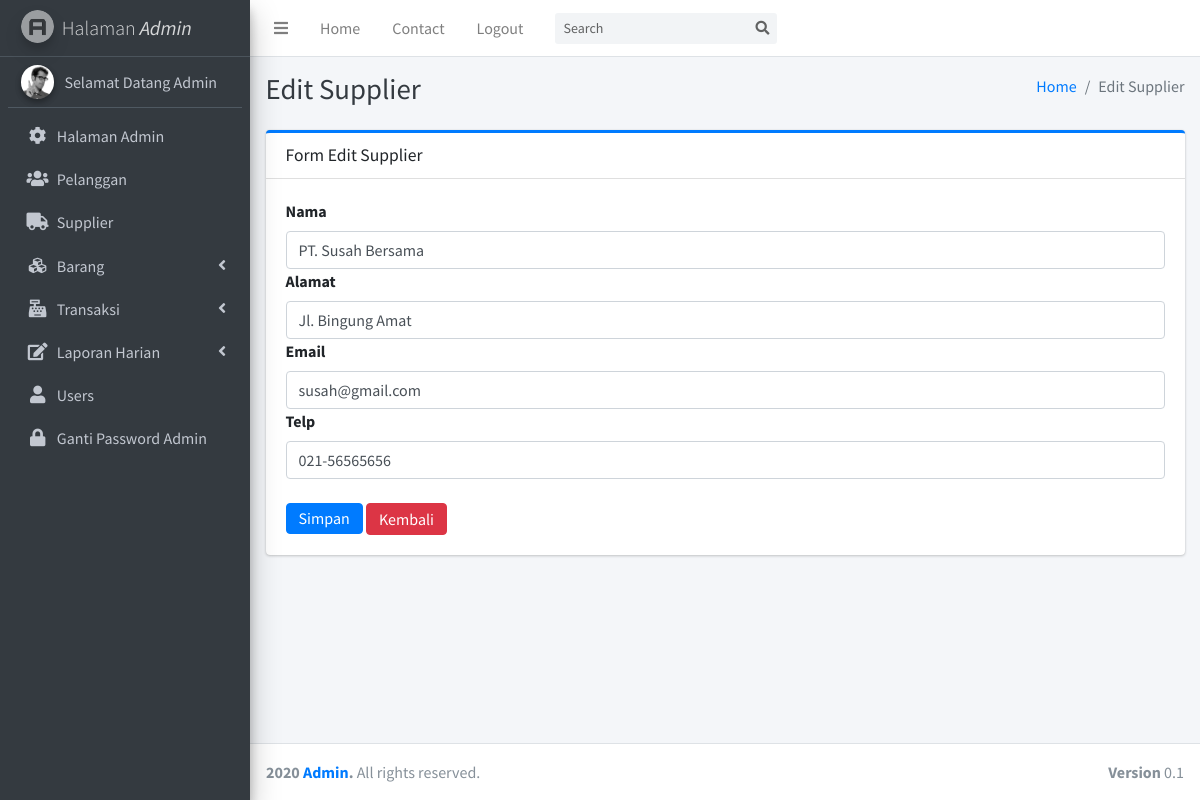
The app's page /index.php?page=edit_supplier&id=1 (signed in) with its own data.
### tables this page shows
CREATE TABLE `supplier` (
  `id` int(11) NOT NULL,
  `nama_supplier` varchar(50) NOT NULL,
  `alamat` varchar(50) NOT NULL,
  `email` varchar(50) NOT NULL,
  `telp` varchar(50) NOT NULL
);

### page/edit_supplier.php (the view, shortened to what this page needs)
<div class="content-wrapper">
  <div class="content-header">
    <div class="container-fluid">
      <div class="row mb-2">
        <div class="col-sm-6">
          <h1 class="m-0 text-dark">Edit Supplier</h1>
        </div>
        <div class="col-sm-6">
          <ol class="breadcrumb float-sm-right">
            <li class="breadcrumb-item"><a href="#">Home</a></li>
            <li class="breadcrumb-item active">Edit Supplier</li>
          </ol>
        </div>
      </div>
    </div>
  </div>
  <section class="content">
    <div class="container-fluid">
  <section class="content">
    <div class="row">
      <div class="col-md-12">
        <div class="card card-outline card-primary">
          <div class="card-header">
            <h3 class="card-title">
              Form Edit Supplier
            </h3>
          </div>
          <div class="card-body pad">
          <?php
            if(isset($_GET['id'])){
              $id = $_GET['id'];
              $select = mysqli_query($koneksi, "SELECT * FROM supplier WHERE id='$id'") or die(mysqli_error($koneksi));
              if(mysqli_num_rows($select) == 0){
                echo '<div class="alert alert-warning">ID tidak ada dalam database.</div>';
                exit();
              }else{
                $data = mysqli_fetch_assoc($select);
              }
            }
          ?>
            <form method="post" action="">
              <div>
                <label>Nama</label>
                <input class="form-control" type="text" name="nama" placeholder="Nama"
                value="<?php echo $data['nama_supplier']; ?>">
              </div>
              <div>
              <div>
                <label>Alamat</label>
                <input class="form-control" type="text" name="alamat" placeholder="Alamat"
                value="<?php echo $data['alamat']; ?>">
              </div>
              <div>
                <label>Email</label>
                <input class="form-control" type="text" name="email" placeholder="Email"
                value="<?php echo $data['email']; ?>">
              </div>
              <div>
                <label>Telp</label>
                <input class="form-control" type="text" name="telp" placeholder="Telp"
                value="<?php echo $data['telp']; ?>">
              </div><br>
              <div>
                <button type="submit" name="simpan" class="btn btn-primary" style="line-height: 17px;" value="simpan">Simpan</button>
                <a class="btn btn-danger" style="line-height: 18px;" href="?page=supplier">Kembali</a>
              </div>
            </form>
          </div>
        </div>
      </div>
    </div>
  </section>
</div>
    </div>
</div>

### records on screen
supplier: nama "PT. Susah Bersama", alamat "Jl. Bingung Amat", email "susah@gmail.com", telp "021-56565656"

### other values on screen
$_SESSION['user_level'] "Admin"
